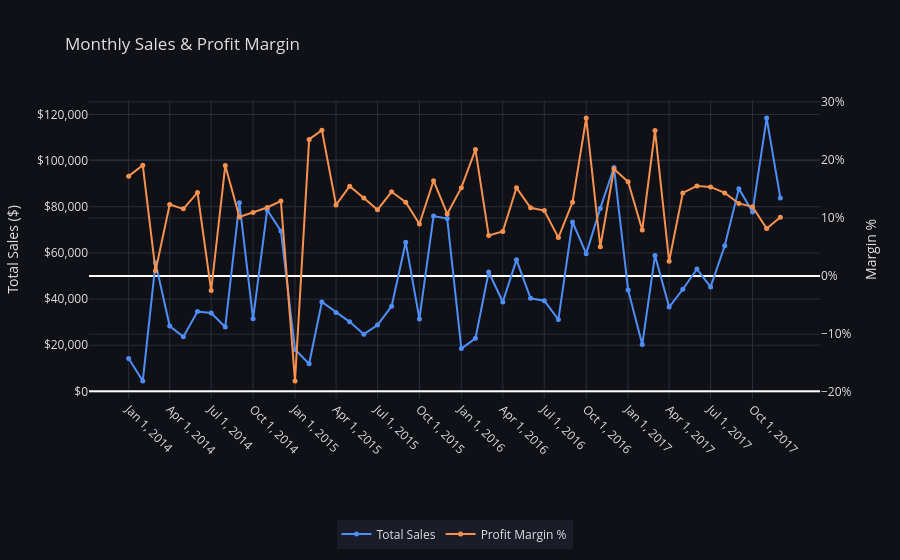

Source (notebook cell):
### Code cell
fig2 = go.Figure()

# Trace 1 — monthly sales line
fig2.add_trace(go.Scatter(
    x=df_month['year_month'],
    y=df_month['total_sales'],
    name='Total Sales',
    mode='lines+markers',
    line=dict(color=ACCENT, width=2),
    marker=dict(size=5)
))

# Trace 2 — margin line on second y-axis
fig2.add_trace(go.Scatter(
    x=df_month['year_month'],
    y=df_month['margin_pct'],
    name='Profit Margin %',
    mode='lines+markers',
    line=dict(color=ACCENT2, width=2),
    marker=dict(size=5),
    yaxis='y2'
))

fig2.update_layout(
    title=dict(text='Monthly Sales & Profit Margin', pad=dict(l=20, t=20)),
    plot_bgcolor=DARK_BG,
    paper_bgcolor=DARK_BG,
    font=dict(color=TEXT),
    legend=dict(
        bgcolor=CARD_BG,
        orientation='h',
        yanchor='bottom',
        y=-0.5,
        xanchor='center',
        x=0.5
    ),
    xaxis=dict(
        gridcolor=GRID,
        tickangle=45,
        tickmode='array',
        tickvals=df_month['year_month'][::3],
    ),
    yaxis=dict(title='Total Sales ($)', gridcolor=GRID, tickformat='$,.0f'),
    yaxis2=dict(title='Margin %', overlaying='y', side='right', gridcolor=GRID, ticksuffix='%')
)

fig2.show()

### Figure 1 — Plotly figure (JSON) as saved in the notebook; plotly's stock layout.template omitted (floating-point values rounded to 4 significant figures)
{"data": [{"line": {"color": "#4f8ef7", "width": 2}, "marker": {"size": 5}, "mode": "lines+markers", "name": "Total Sales", "type": "scatter", "x": ["2014-01", "2014-02", "2014-03", "2014-04", "2014-05", "2014-06", "2014-07", "2014-08", "2014-09", "2014-10", "2014-11", "2014-12", "2015-01", "2015-02", "2015-03", "2015-04", "2015-05", "2015-06", "2015-07", "2015-08", "2015-09", "2015-10", "2015-11", "2015-12", "2016-01", "2016-02", "2016-03", "2016-04", "2016-05", "2016-06", "2016-07", "2016-08", "2016-09", "2016-10", "2016-11", "2016-12", "2017-01", "2017-02", "2017-03", "2017-04", "2017-05", "2017-06", "2017-07", "2017-08", "2017-09", "2017-10", "2017-11", "2017-12"], "y": [14240.0, 4520.0, 55690.0, 28300.0, 23650.0, 34600.0, 33950.0, 27910.0, 81780.0, 31450.0, 78630.0, 69550.0, 18170.0, 11950.0, 38730.0, 34200.0, 30130.0, 24800.0, 28770.0, 36900.0, 64600.0, 31400.0, 75970.0, 74920.0, 18540.0, 22980.0, 51720.0, 38750.0, 56990.0, 40340.0, 39260.0, 31120.0, 73410.0, 59690.0, 79410.0, 97000.0, 43970.0, 20300.0, 58870.0, 36520.0, 44260.0, 52980.0, 45260.0, 63120.0, 87870.0, 77780.0, 118400.0, 83830.0]}, {"line": {"color": "#f7914f", "width": 2}, "marker": {"size": 5}, "mode": "lines+markers", "name": "Profit Margin %", "type": "scatter", "x": ["2014-01", "2014-02", "2014-03", "2014-04", "2014-05", "2014-06", "2014-07", "2014-08", "2014-09", "2014-10", "2014-11", "2014-12", "2015-01", "2015-02", "2015-03", "2015-04", "2015-05", "2015-06", "2015-07", "2015-08", "2015-09", "2015-10", "2015-11", "2015-12", "2016-01", "2016-02", "2016-03", "2016-04", "2016-05", "2016-06", "2016-07", "2016-08", "2016-09", "2016-10", "2016-11", "2016-12", "2017-01", "2017-02", "2017-03", "2017-04", "2017-05", "2017-06", "2017-07", "2017-08", "2017-09", "2017-10", "2017-11", "2017-12"], "y": [17.21, 19.08, 0.9, 12.33, 11.58, 14.39, -2.48, 19.05, 10.18, 10.96, 11.82, 12.92, -18.05, 23.54, 25.13, 12.25, 15.49, 13.45, 11.43, 14.52, 12.71, 8.97, 16.42, 10.7, 15.23, 21.78, 6.98, 7.68, 15.2, 11.77, 11.29, 6.63, 12.71, 27.21, 5.05, 18.44, 16.24, 7.95, 25.06, 2.56, 14.33, 15.52, 15.36, 14.32, 12.51, 11.93, 8.18, 10.12], "yaxis": "y2"}], "layout": {"font": {"color": "#e0e0e0"}, "legend": {"bgcolor": "#1a1d27", "orientation": "h", "x": 0.5, "xanchor": "center", "y": -0.5, "yanchor": "bottom"}, "paper_bgcolor": "#0f1117", "plot_bgcolor": "#0f1117", "title": {"pad": {"l": 20, "t": 20}, "text": "Monthly Sales & Profit Margin"}, "xaxis": {"gridcolor": "#2a2d3a", "tickangle": 45, "tickmode": "array", "tickvals": ["2014-01", "2014-04", "2014-07", "2014-10", "2015-01", "2015-04", "2015-07", "2015-10", "2016-01", "2016-04", "2016-07", "2016-10", "2017-01", "2017-04", "2017-07", "2017-10"]}, "yaxis": {"gridcolor": "#2a2d3a", "tickformat": "$,.0f", "title": {"text": "Total Sales ($)"}}, "yaxis2": {"gridcolor": "#2a2d3a", "overlaying": "y", "side": "right", "ticksuffix": "%", "title": {"text": "Margin %"}}}}
